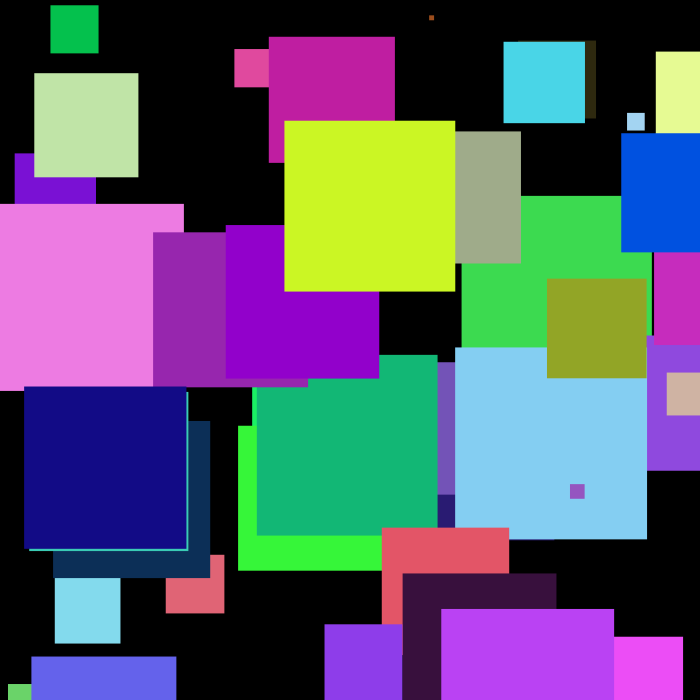
Frame 1 (no input)
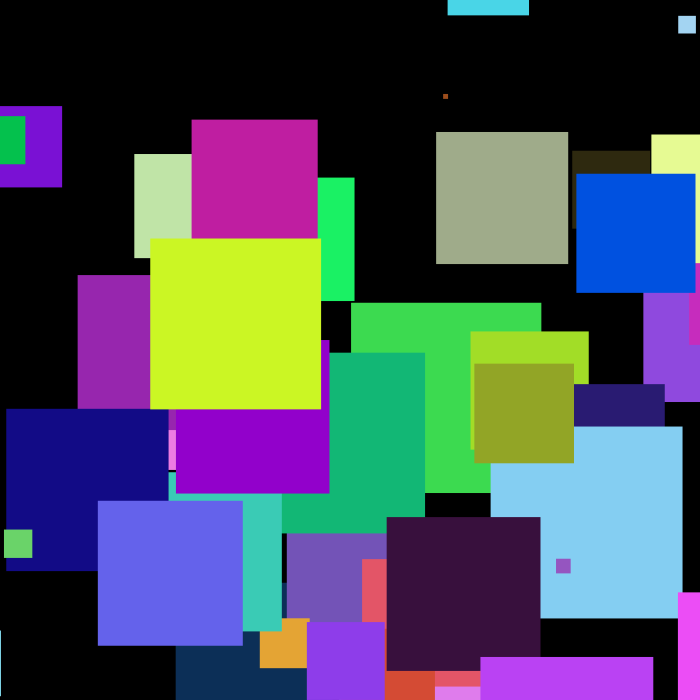
Frame 60 (the mouse pressed at the canvas centre just before this capture)
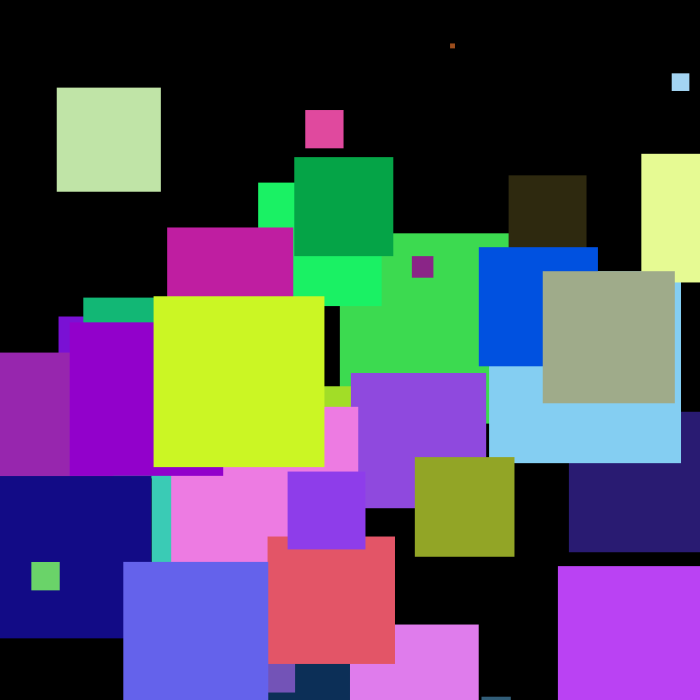
Frame 120 (the mouse held since frame 60 and released just before this capture)

The Processing sketch that drew these frames (run headless with seeded random() and noise(); from frame 60 on, the mouse is pressed at the canvas centre):

// Processing sketch: processing_182258
// ── processing_182258.pde

float a = 25;
Rectangle r;
ArrayList<Rectangle> rectangles = new ArrayList<Rectangle>();


void setup()
{
  size(700,700);
  background(0);
  for (int i = 0; i < 50; i++)
  {
    rectangles.add(new Rectangle());
  }
}

void draw()
{
  background(0);
  for (int i = 0; i < rectangles.size(); i++)
  {        
    Rectangle r1 = rectangles.get(i);
    r1.drawRectangle();
  }
}
  
class Rectangle
{
  color c;
  float xpos;
  float ypos;
  float s;
  

 
  Rectangle()
  {
    xpos = random(width);
    ypos = random(height);
    s = random(200);
    c = color(random(255),random(255),random(255));
    
  }
      
  void drawRectangle()
  {
    xpos+=random(-20,20);
    ypos+=random(-20,20);
    fill(c);
    noStroke();
    rect(xpos, ypos, s, s);
  }
}  
